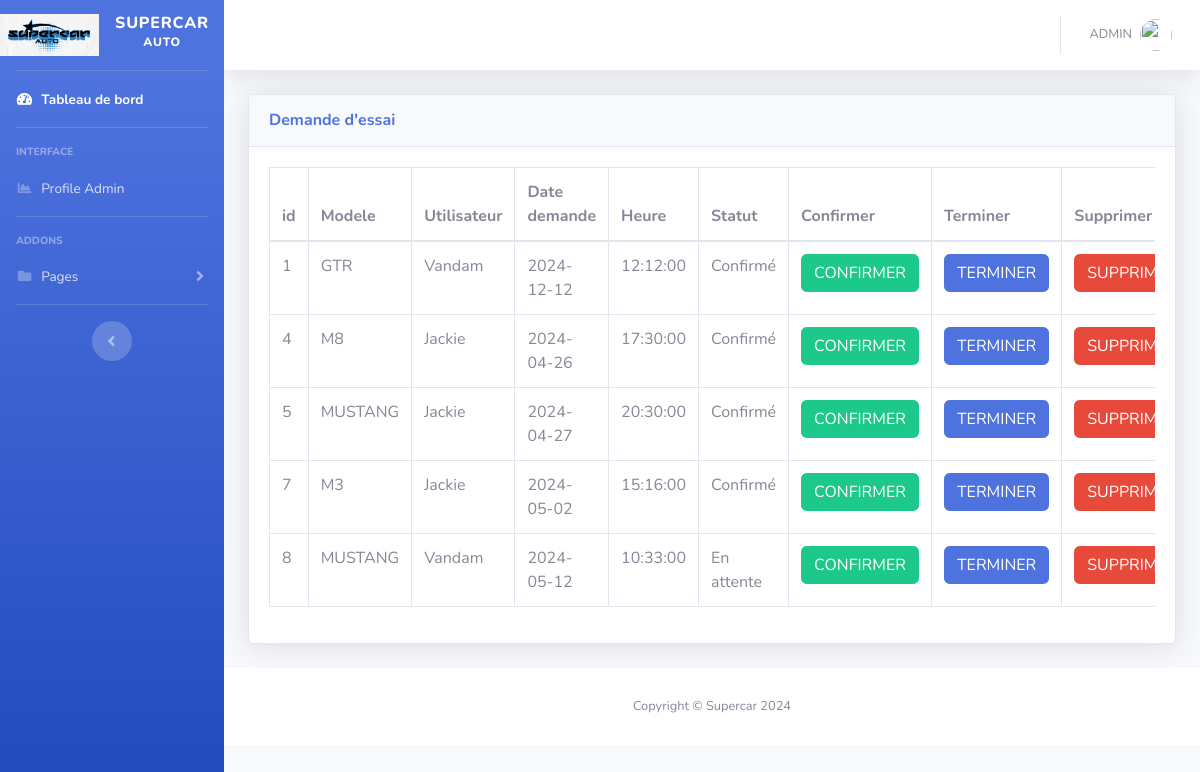
The app's page /admin/demande.php (signed in) with its own data.
### tables this page shows
CREATE TABLE IF NOT EXISTS `essai` (
  `ID_demande` int NOT NULL AUTO_INCREMENT,
  `Modele` varchar(50) NOT NULL,
  `Utilisateur` varchar(8) NOT NULL,
  `Date_demande` date DEFAULT NULL,
  `Heure` time DEFAULT NULL,
  `statut` varchar(10) NOT NULL DEFAULT 'En attente',
  PRIMARY KEY (`ID_demande`)
);

### admin/demande.php (the view, shortened to what this page needs)
<?php
include('includes/header.php');
include('includes/navbar.php');
?>
<div class="container-fluid">
  <div class="card shadow mb-4">
    <div class="card-header py-3">
      <h6 class="m-0 font-weight-bold text-primary">Demande d'essai </h6>
    </div>
    <div class="card-body">
      <div class="table-responsive">
        <?php
        $nom_table = "essai";
        $connexion = mysqli_connect("localhost", "root", "", "supercar");
        $query = "SELECT * FROM $nom_table ORDER BY ID_demande ASC";
        $result = mysqli_query($connexion, $query);
        ?>
        <table class="table table-bordered" id="dataTable" width="100%" cellspacing="0">
          <thead>
            <tr>
              <th> id </th>
              <th> Modele </th>
              <th> Utilisateur </th>
              <th> Date demande </th>
              <th> Heure </th>
              <th> Statut </th>
              <th> Confirmer </th>
              <th> Terminer </th>
              <th> Supprimer </th>
            </tr>
          </thead>
          <tbody>
            <?php
            while ($res = mysqli_fetch_array($result)) {
            ?>
              <tr>
                <td> <?php echo $res['ID_demande']; ?> </td>
                <td> <?php echo $res['Modele']; ?> </td>
                <td> <?php echo $res['Utilisateur']; ?> </td>
                <td> <?php echo $res['Date_demande']; ?> </td>
                <td> <?php echo $res['Heure']; ?> </td>
                <td> <?php echo $res['statut']; ?> </td>
                <td>
                  <form action="code.php" method="post">
                    <button type="submit" name="statutbtn" class="btn btn-success"> CONFIRMER </button>
                  </form>
                </td>
                <td>
                  <form action="code.php" method="post">
                    <button type="submit" name="terminer_btn" class="btn btn-primary"> TERMINER </button>
                  </form>
                </td>
                <td>
                  <form action="code.php" method="post">
                    <button type="submit" name="delete_btn2" class="btn btn-danger"> SUPPRIMER </button>
                  </form>
                </td>
              </tr>
            <?php
            }
            ?>
          </tbody>
        </table>
      </div>
    </div>
  </div>
</div>
<?php
include('includes/footer.php');
?>

### records on screen
essai: ID_demande "1", Modele "GTR", Utilisateur "Vandam", Date_demande "2024-12-12", Heure "12:12:00", statut "Confirmé"
essai: ID_demande "4", Modele "M8", Utilisateur "Jackie", Date_demande "2024-04-26", Heure "17:30:00", statut "Confirmé"
essai: ID_demande "5", Modele "MUSTANG", Utilisateur "Jackie", Date_demande "2024-04-27", Heure "20:30:00", statut "Confirmé"
essai: ID_demande "7", Modele "M3", Utilisateur "Jackie", Date_demande "2024-05-02", Heure "15:16:00", statut "Confirmé"
essai: ID_demande "8", Modele "MUSTANG", Utilisateur "Vandam", Date_demande "2024-05-12", Heure "10:33:00", statut "En attente"
